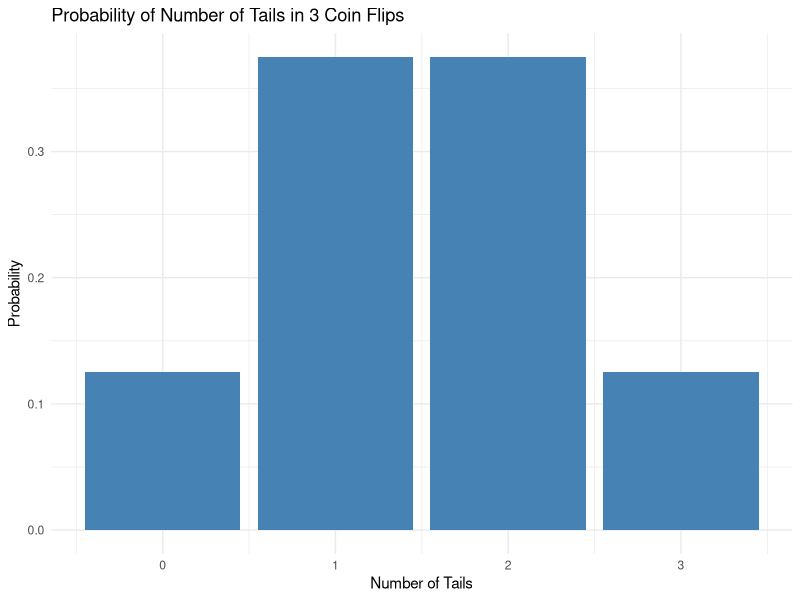
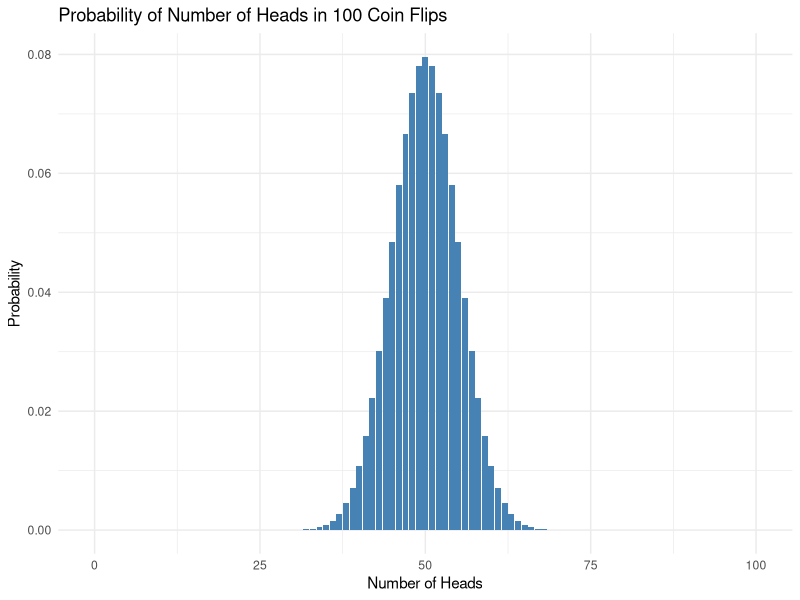
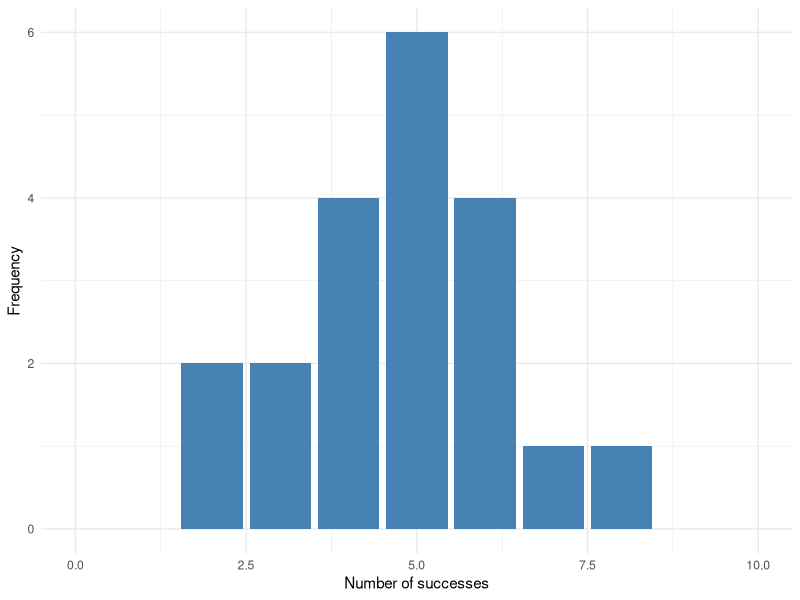
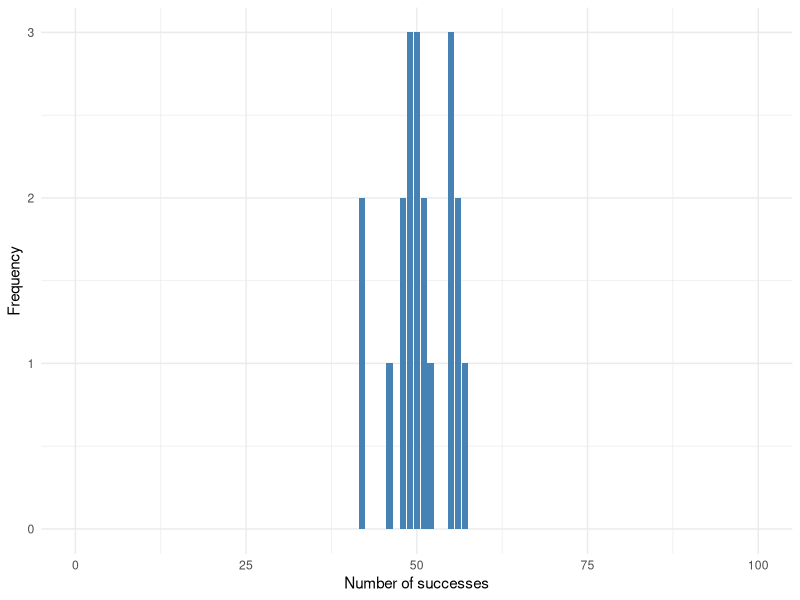
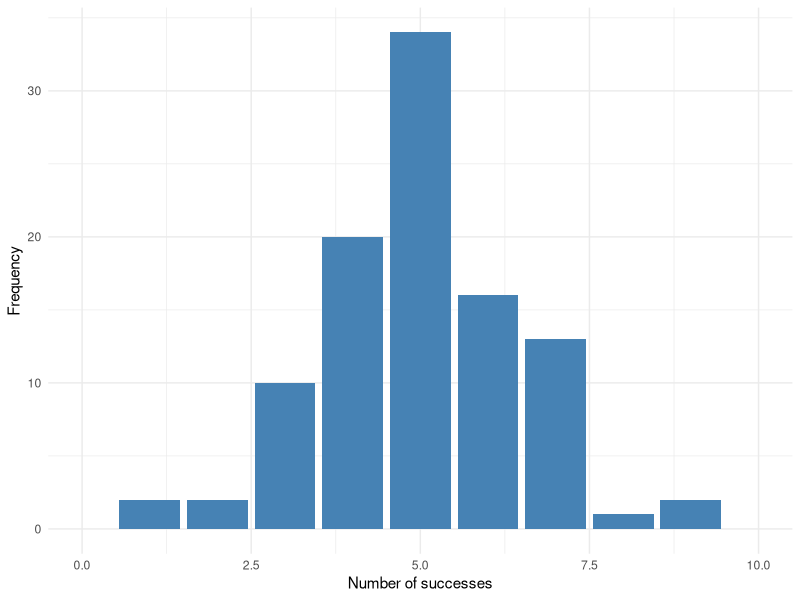
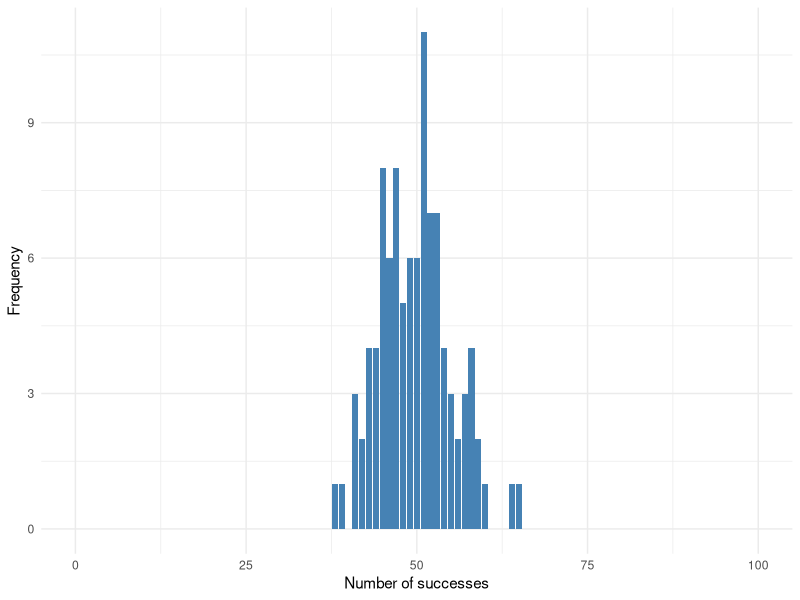
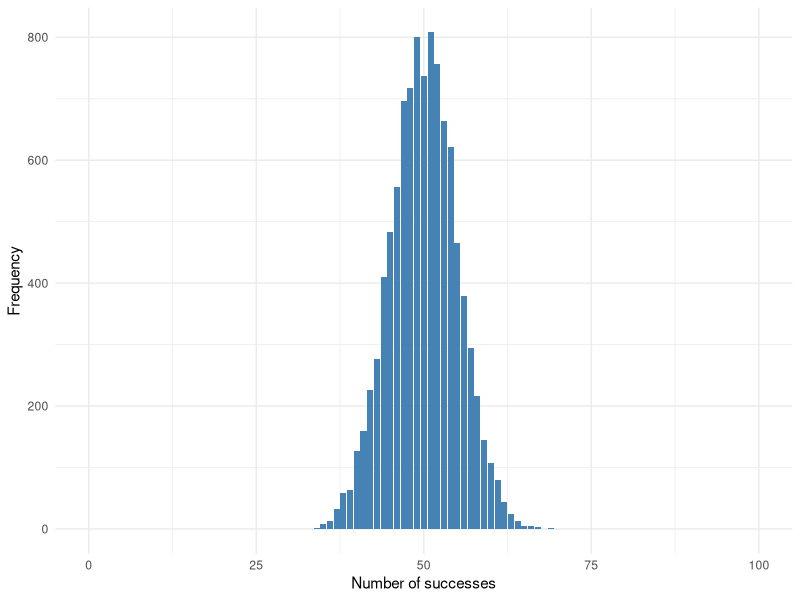
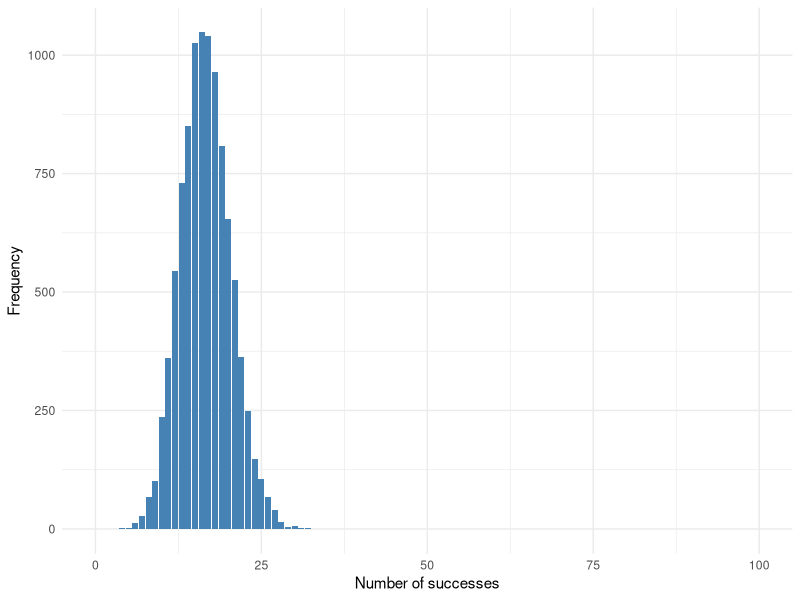

Reproduce these figures in R, in order.
## ---- chunk 1
knitr::opts_chunk$set(warning=FALSE, message=FALSE)
## ---- chunk 2
## Load libraries
library(tidyverse) ## for data manipulation and plotting
library(rstatix)
library(ggplot2)
library(ggpubr)
## ---- chunk 3
genotype <- factor(c("WT", "WT", "KO", "KO", "WT"))
summary(genotype)
## ---- chunk 4
## Numerical variable
timepoint <- c(1, 2, 3, 4, 5, 1, 2, 3, 4, 5)
summary(timepoint)

## Categorical variable
timepoint_factor <- factor(c(1, 2, 3, 4, 5, 1, 2, 3, 4, 5))
summary(timepoint_factor)
## ---- chunk 5
## Create an ordered factor for disease severity
severity <- factor(c("moderate", "moderate", "severe", "mild", "moderate"), 
                   levels = c("mild", "moderate", "severe"), 
                   ordered = TRUE)
summary(severity)
## ---- chunk 6
## Discrete numerical variable
mutation_counts <- c(0, 1, 2, 3, 0,
                     1, 2, 3, 0, 1)
table(mutation_counts)
## ---- chunk 7
## Continuous numerical variable
gene_expression <- c(0.5, 1.2, 3.4,
                     0.8, 1.5, 2.3,
                     0.6, 1.0, 3.0)
summary(gene_expression)
## ---- chunk 8
tails_data <- data.frame(
  tails = c(0, 1, 2, 3),
  probability = c(1/8, 3/8, 3/8, 1/8)
)

ggplot(tails_data, aes(x = tails, y = probability)) +
  geom_bar(stat = "identity", fill = "steelblue") +
  labs(title = "Probability of Number of Tails in 3 Coin Flips",
       x = "Number of Tails",
       y = "Probability") +
  theme_minimal()
## ---- chunk 9
## Number of flips
n_flips <- 100
## Probability of getting heads
p_heads <- 0.5
## Calculate the probability of getting 0 to 100 heads
heads_data <- data.frame(
  heads = 0:n_flips,
  probability = dbinom(0:n_flips, size = n_flips, prob = p_heads)
)

ggplot(heads_data, aes(x = heads, y = probability)) +
  geom_bar(stat = "identity", fill = "steelblue") +
  labs(title = "Probability of Number of Heads in 100 Coin Flips",
       x = "Number of Heads",
       y = "Probability") +
  theme_minimal()
## ---- chunk 10

n <- 20 ## number of trials (people flipping coins)
size <- 10 ## number of flips per trial
prob <- 0.5 ## probability of getting heads
rbinom(n = n, size = size, prob = prob)

## make a function to plot the results of a binomial experiment
binom_plot <- function(n, size, prob){
  results <- rbinom(n, size, prob)
  results |> table() |> 
  as.data.frame() |> 
  ggplot(aes(x = as.integer(as.character(results)), y = Freq)) +
  geom_bar(stat = "identity", fill = "steelblue") +
  labs(x = "Number of successes", y = "Frequency") +
  xlim(0,size) +
  theme_minimal()
}

binom_plot(n, size, prob)
## ---- chunk 11
## 20 people flipping 100 coins
binom_plot(n = 20, size = 100, prob = 0.5)

## 100 people flipping 10 coins
binom_plot(n = 100, size = 10, prob = 0.5)

## 100 people flipping 100 coins
binom_plot(n = 100, size = 100, prob = 0.5)

## 10000 people flipping 100 coins
binom_plot(n = 10000, size = 100, prob = 0.5)

## 10000 people rolling a dice 100 times and looking for the number 6
binom_plot(n = 10000, size = 100, prob = 1/6)
## ---- chunk 12

## Simulate 1000 observations from a normal distribution with mean = 50 and sd = 10
simA <- data.frame(value = rnorm(n = 1000, mean = 50, sd = 10), distribution = "A")
## Simulate data with mean = 50 and sd = 30
simB <- data.frame(value = rnorm(n = 1000, mean = 50, sd = 30), distribution = "B")
## Simulate data with mean = -23.2 and sd = 0.75
simC <- data.frame(value = rnorm(n = 1000, mean = -23.2, sd = 0.75), distribution = "C")

sim_data <- bind_rows(simA, simB, simC)

## Plot the distributions together 
ggplot(sim_data, aes(x = value, fill = distribution)) +
  geom_histogram(binwidth = 0.5) +
  labs(title = "Histogram of Simulated Normal Data",
       x = "Value",
       y = "Frequency") +
  theme_minimal()
## ---- chunk 13
set.seed(123) # For reproducibility

## 100 samples
n_samples <- 100

## Categorical data randomly sampled from two groups
genotype <- factor(sample(c("WT", "KO"),
                       n_samples, replace = TRUE))

## Expression levels for geneA and geneB, with different means and standard deviation for WT and KO
geneA_expression <- rnorm(n_samples, mean = ifelse(genotype == "WT", 5, 7), sd = 1)
geneB_expression <- c(geneA_expression + rnorm(n_samples, mean = 0, sd = 0.7)) # geneB is correlated with geneA

## Mutation counts, with different means for WT and KO
mutation_counts <- rpois(n_samples, lambda = ifelse(genotype == "WT", 2, 4))

data <- data.frame(genotype, geneA_expression, geneB_expression, mutation_counts)
head(data)
## ---- chunk 14
## Base R
summary(data)
## ---- chunk 15
## RStatix
get_summary_stats(data)
## ---- chunk 16
mean(data$geneA_expression)
## ---- chunk 17
median(data$geneA_expression)
## ---- chunk 18
set.seed(123)

## Simulate an outlier and plot the distribution with the mean as a vertical line
outlier_data <- c(1, 2, 3, 4, 5, 6, 7, 8, 9, 10, 100)
outlier_data |> table() |> 
  as.data.frame() |> 
  ggplot(aes(x = as.integer(as.character(outlier_data)), y = Freq)) +
  geom_bar(stat = "identity", fill = "grey80") +
  geom_vline(xintercept = mean(outlier_data), color = "red", linetype = "dashed") +
  labs(x = "Value", y = "Frequency") +
  theme_minimal()

## Simulate a skewed, non-normal dataset with a long tail of high values
skewed_data <- c(rgamma(n = 1000, shape = 1, scale = 2))
skewed_data |> table() |> 
  as.data.frame() |> 
  ggplot(aes(x = as.integer(as.character(skewed_data)), y = Freq)) +
  geom_bar(stat = "identity", fill = "grey80") +
  geom_vline(xintercept = mean(skewed_data), color = "red", linetype = "dashed") +
  labs(x = "Value", y = "Frequency") +
  theme_minimal()
## ---- chunk 19
## Plot the outlier data with mean in red and median in blue
outlier_data |> table() |> 
  as.data.frame() |> 
  ggplot(aes(x = as.integer(as.character(outlier_data)), y = Freq)) +
  geom_bar(stat = "identity", fill = "grey80") +
  geom_vline(xintercept = mean(outlier_data), color = "red", linetype = "dashed") +
  geom_vline(xintercept = median(outlier_data), color = "dodgerblue", linetype = "dashed") +
  labs(x = "Value", y = "Frequency") +
  theme_minimal()
## ---- chunk 20
## Simulate bimodal data
bimodal_data <- c(rnorm(1000, mean = 5, sd = 1), rnorm(1000, mean = 10, sd = 1))
bimodal_data |> table() |> 
  as.data.frame() |> 
  ggplot(aes(x = as.integer(as.character(bimodal_data)), y = Freq)) +
  geom_bar(stat = "identity", fill = "grey80") +
  geom_vline(xintercept = mean(bimodal_data), color = "red", linetype = "dashed") +
  geom_vline(xintercept = median(bimodal_data), color = "dodgerblue", linetype = "dashed") +
  labs(x = "Value", y = "Frequency") +
  theme_minimal()
## ---- chunk 21
ggplot(data, aes(x = geneA_expression)) +
  geom_histogram(binwidth = 0.3, fill = "steelblue") +
  labs(title = "Histogram of geneA expression",
       x = "geneA expression",
       y = "Frequency") +
  theme_minimal()
## ---- chunk 22
ggplot(data, aes(x = genotype, y = geneA_expression, fill = genotype)) +
  geom_boxplot() +
  labs(title = "Boxplot of geneA expression by group",
       x = "Group",
       y = "geneA expression") +
  theme_minimal()
## ---- chunk 23
p <- ggplot(data, aes(x = geneA_expression, y = geneB_expression)) +
  geom_point() +
  labs(title = "Scatterplot of geneA expression vs mutation counts",
       x = "geneA expression",
       y = "geneB expression") +
  theme_minimal()
p
## ---- chunk 24
p + geom_smooth(method = "lm") # Add a linear model line of regression

## ---- chunk 25
cor(data$geneA_expression, data$geneB_expression, method = "pearson") # Calculate Pearson correlation coefficient)

p +
  geom_smooth(method = "lm") +
  stat_cor(method = "pearson", label.x = 3, label.y = 10) # Add Pearson correlation coefficient to the plot
## ---- chunk 26
anscombe

anscombe_tidy <- tibble(
  x = c(anscombe$x1, anscombe$x2, anscombe$x3, anscombe$x4),
  y = c(anscombe$y1, anscombe$y2, anscombe$y3, anscombe$y4),
  dataset = factor(rep(1:4, each = 11))
)
get_summary_stats(anscombe_tidy)


ggplot(anscombe_tidy, aes(x, y, colour = dataset)) +
  geom_point(size = 3, alpha = 0.8) +
  geom_smooth(method = "lm", se = FALSE) +
  facet_wrap(~ dataset) +
  theme_bw() +
  labs(
    title = "Anscombe's Quartet",
    subtitle = "Identical statistics, very different datasets"
  )
